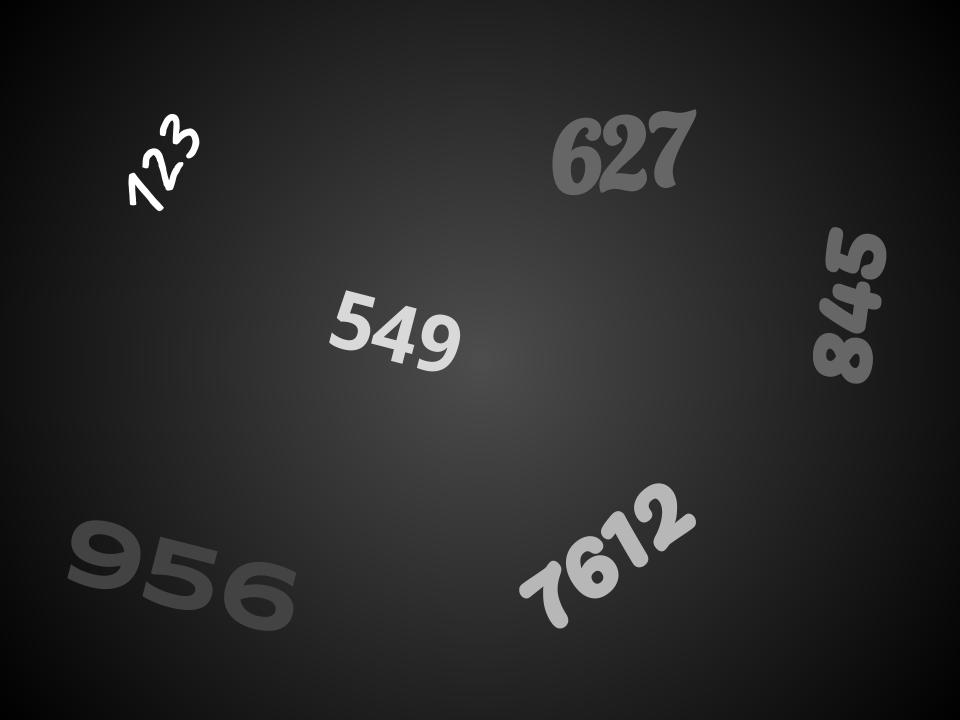
#> input picture Image Filtering/numbers.jpg, 960 x 720 px
$ jupyter execute Exercise1_DB.ipynb
#> lines starting #> are read from the running program, lines starting #| are printed output that depends on the picture; after the words box and inside, x2 and y2 are one past the last pixel; in counts of white or black regions, pixels touching at a corner belong together
[cell 1]
import cv2
import numpy as np

img = cv2.imread('numbers.jpg', 0)
#> img is the input picture: shape (720, 960); min 0, max 255, mean 40
cv2.imshow('before', img)
cv2.waitKey(0)
threshold_num = [55, 90, 150]
for i in threshold_num:
    img2 = img.copy()
    for row in img2:
        for j in range(len(row)):
            if row[j] > i:
                row[j] = 255
            else:
                row[j] = 0
    cv2.imshow('after {} threshold'.format(i), img2)
#> this loop made 3 passes
#> pass 1, `cv2.imshow('after {} threshold'.format(i), img2)`:
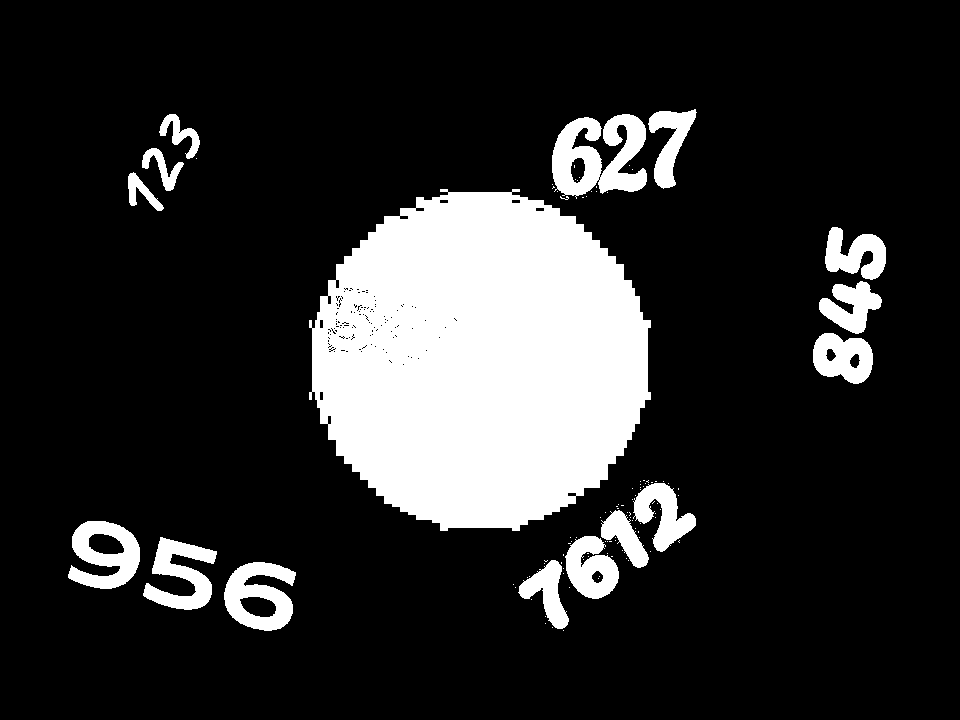
#> window 'after 55 threshold': shape (720, 960); 17.4% white; 106 white regions (90 under 20 px), largest, box (x1, y1, x2, y2) and area: (309, 189, 651, 531) 89499, (552, 114, 647, 199) 4962, (224, 562, 296, 631) 2953
#> pass 2, `cv2.imshow('after {} threshold'.format(i), img2)`:
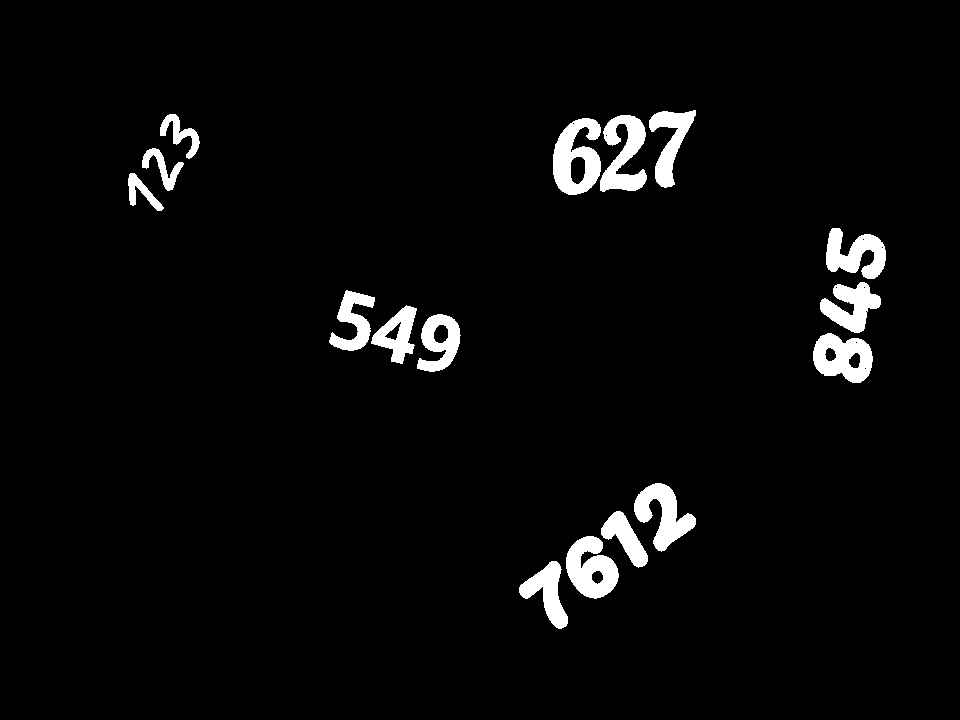
#> window 'after 90 threshold': shape (720, 960); 3.5% white; 16 white regions, largest, box (x1, y1, x2, y2) and area: (553, 118, 601, 195) 2326, (566, 536, 619, 599) 2133, (600, 115, 647, 192) 2030
#> after the loop, row = 960 values from 0 to 0
    # cv2.waitKey(0)

[cell 2]
import matplotlib.pyplot as plt
import numpy as np

x = np.arange(-5, 5, 0.1)
y = np.arange(-5, 5, 0.1)
xx, yy = np.meshgrid(x,y, sparse = True)
z = np.exp(-0.5 * (np.square(xx) + np.square(yy)) / np.square(1))

print("x: ")
print(x.shape)
# print(x)
print("")
print("y: ")
print(y.shape)
# print(y)
print("")
print("xx: ")
print(xx.shape)
# print(xx)
print("")
print("yy: ")
print(yy.shape)
# print(yy)
print("")
print("z: ")
print(z.shape)
# print(z)
h = plt.contourf(x,y,z)
plt.show()
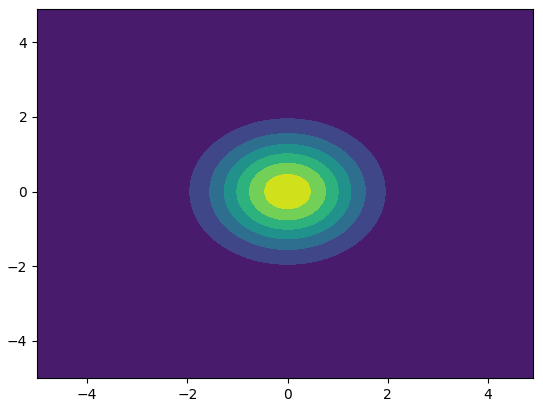
#> figure drawn by matplotlib, 1 panel
